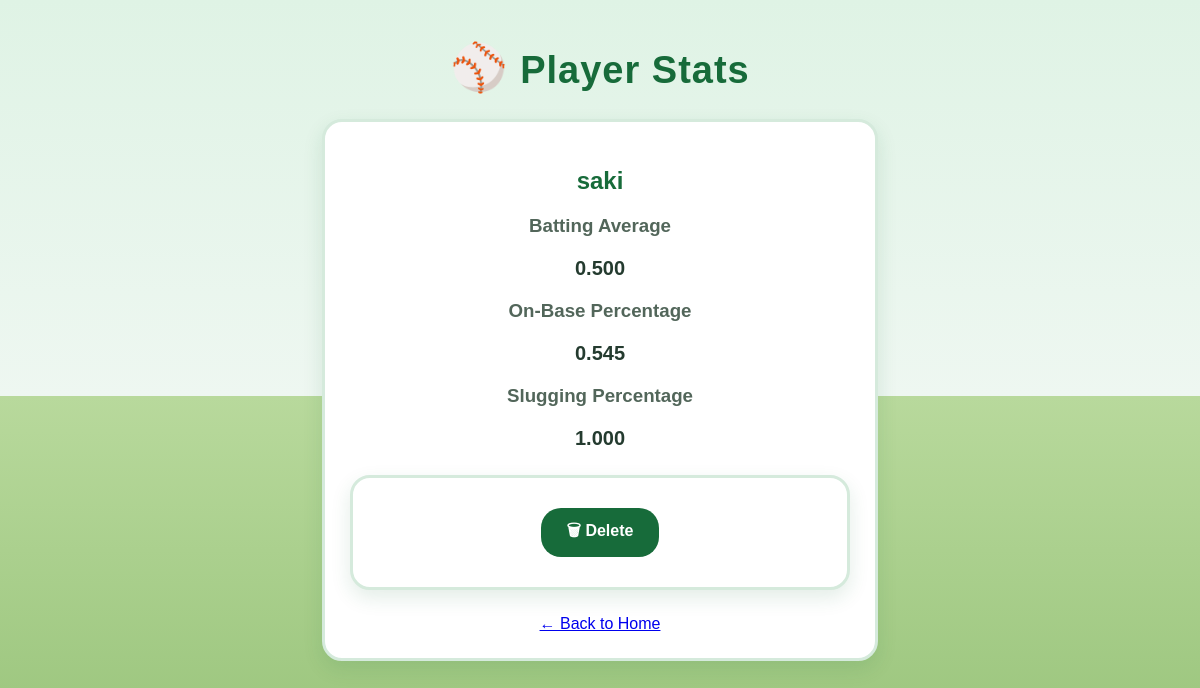
Screenshot of /player/15 with the database file from the repository.
### tables this page shows
CREATE TABLE players(
    id INTEGER PRIMARY KEY AUTOINCREMENT,
    player TEXT,
    average TEXT,
    obp TEXT,
    slg TEXT
    );

### app.py (the view)
@app.route("/player/<int:player_id>")
def player_detail(player_id):
    cursor.execute(
        "SELECT player, average, obp, slg FROM players WHERE id = ?",
        (player_id,)
    )
    player = cursor.fetchone()
    return render_template("player.html", player=player)

### templates/player.html (shortened to what this page needs)
<!DOCTYPE html>
<html lang="en">
<head>
    <link rel="stylesheet" href="{{ url_for('static', filename='style.css') }}">
</head>
<body>
    <h1>⚾ Player Stats</h1>
    <div class="result-card">
        <h2>{{ player[0] }}</h2>
        <h3>Batting Average</h3>
        <p>{{ player[1] }}</p>
        <h3>On-Base Percentage</h3>
        <p>{{ player[2] }}</p>
        <h3>Slugging Percentage</h3>
        <p>{{ player[3] }}</p>
        <form action="/player/{{ request.view_args.player_id }}/delete" method="POST">
            <button type="submit">🗑 Delete</button>
        </form>
        <a href="/">← Back to Home</a>
    </div>
</body>
</html>

### static/style.css (style rules this page uses)
body { font-family: Arial, sans-serif; background: linear-gradient( to bottom, #dff3e5 0%, #eef7f1 45%, #b8d99c 45%, #8fbd70 100% ); text-align: center; margin:40px; color: #243b2f; min-height: 100vh; }
h1 { color: #176b3a; font-size: 38px; margin-bottom: 8px; letter-spacing: 1px; }
h1::first-letter { font-size: 46px; }
form { background-color: white; max-width: 460px; margin: 25px auto; padding: 30px; border-radius: 20px; border: 3px solid #d5eadc; box-shadow: 0 8px 20px rgba(23, 107, 58, 0.12); }
button { padding: 11px 26px; font-size: 16px; font-weight: bold; color: white; background-color: #176b3a; border: none; border-radius: 20px; cursor: pointer; transition: 0.3s; }
.result-card { background-color: white; max-width: 500px; margin: 25px auto; padding: 25px; border-radius: 20px; border: 3px solid #d5eadc; box-shadow: 0 8px 20px rgba(23, 107, 58, 0.12); }
.result-card h2 { color: #176b3a; margin-bottom: 20px; }
.result-card h3 { color: #52665a; margin-bottom: 5px; }
.result-card h3 ::before { content: "⚾ "; }
.result-card p { font-size: 20px; font-weight: bold; color: #243b2f; }

### rows the page displays
players: player "saki", average "0.500", obp "0.545", slg "1.000"
